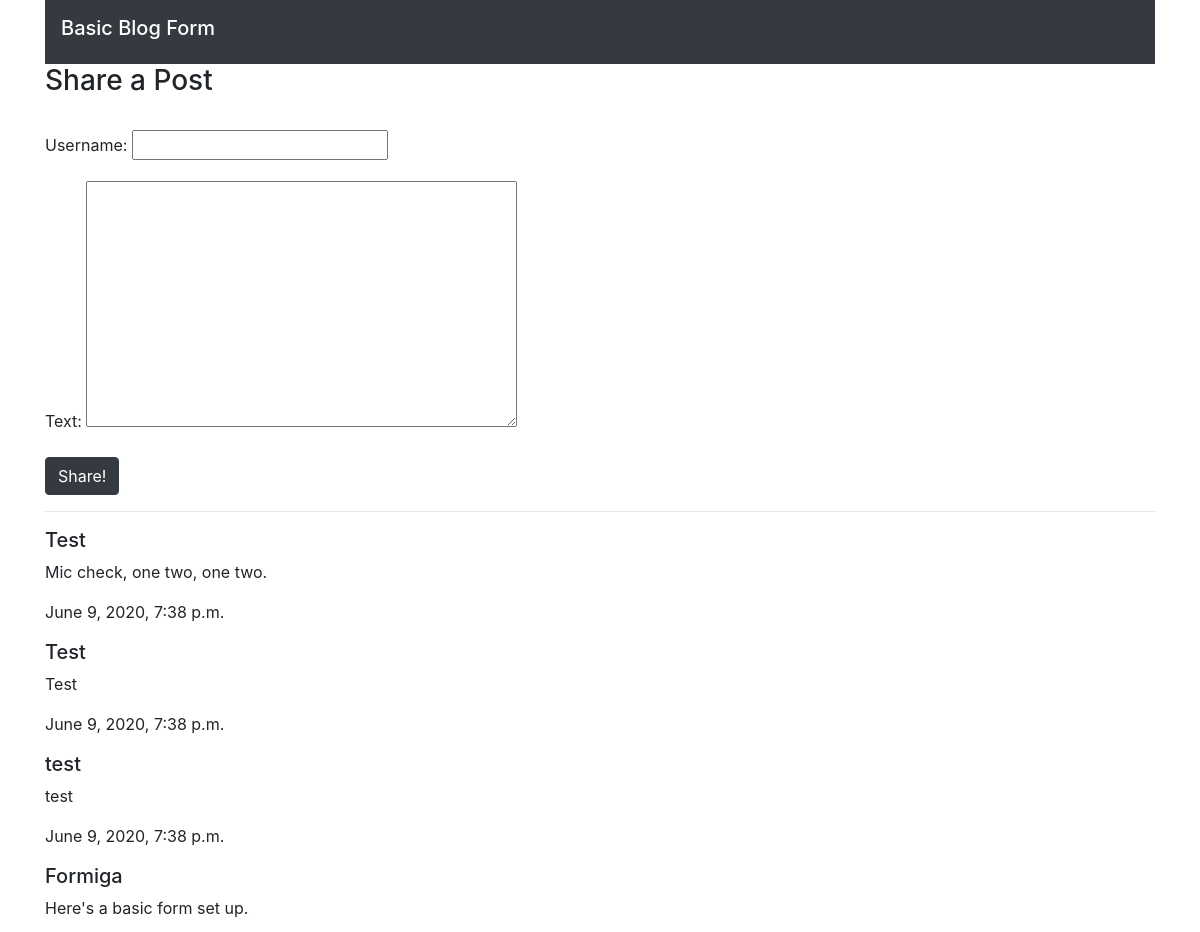
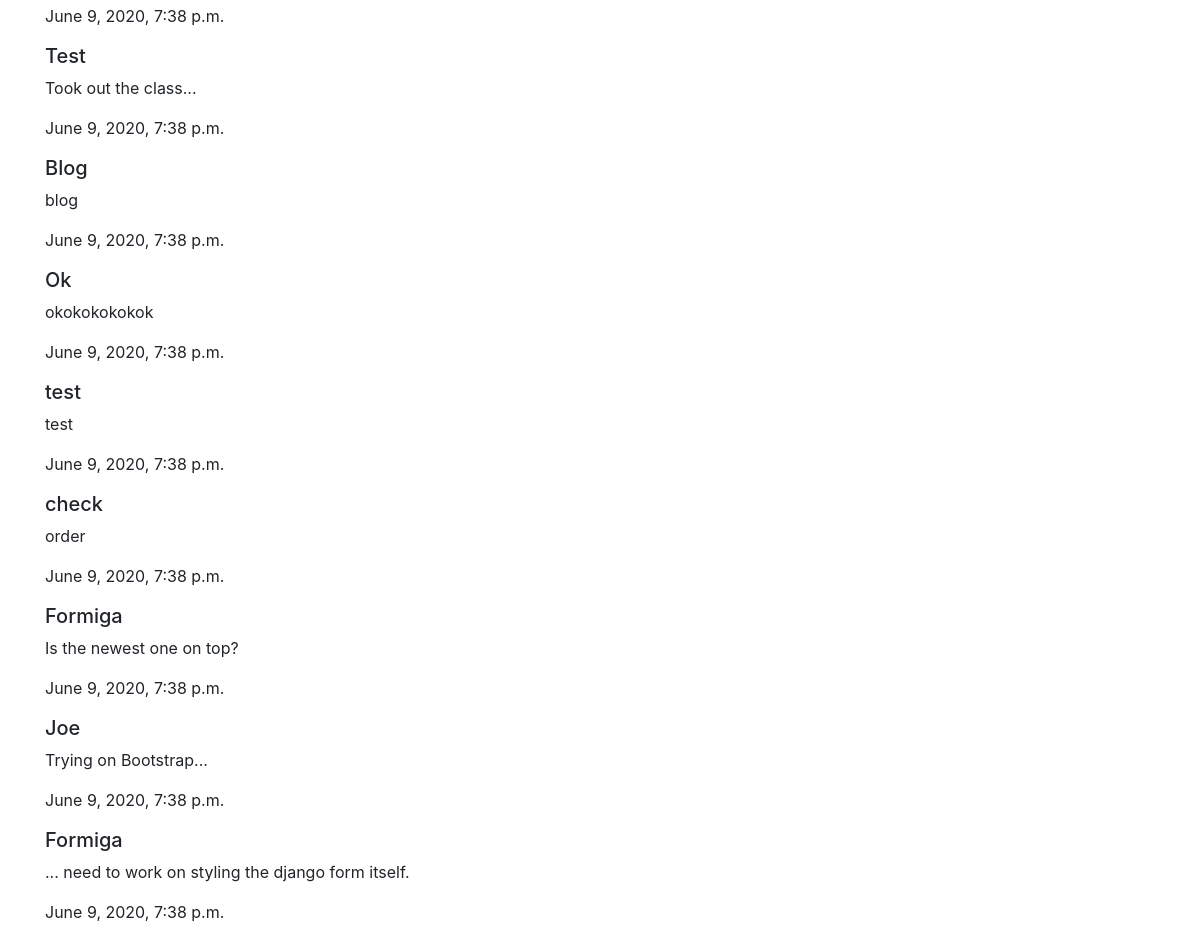
The app's page /, older data (2 pictures, top to bottom).
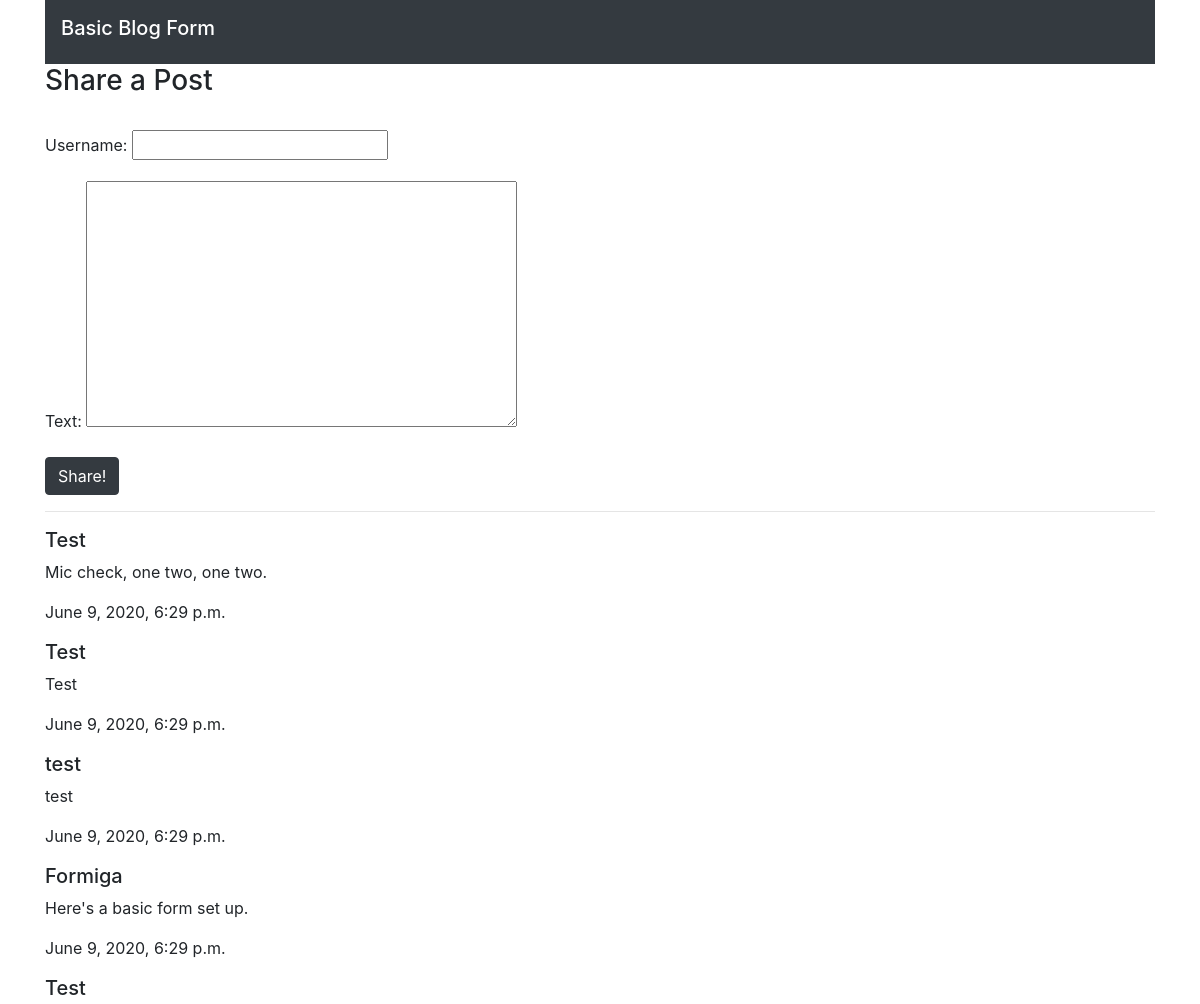
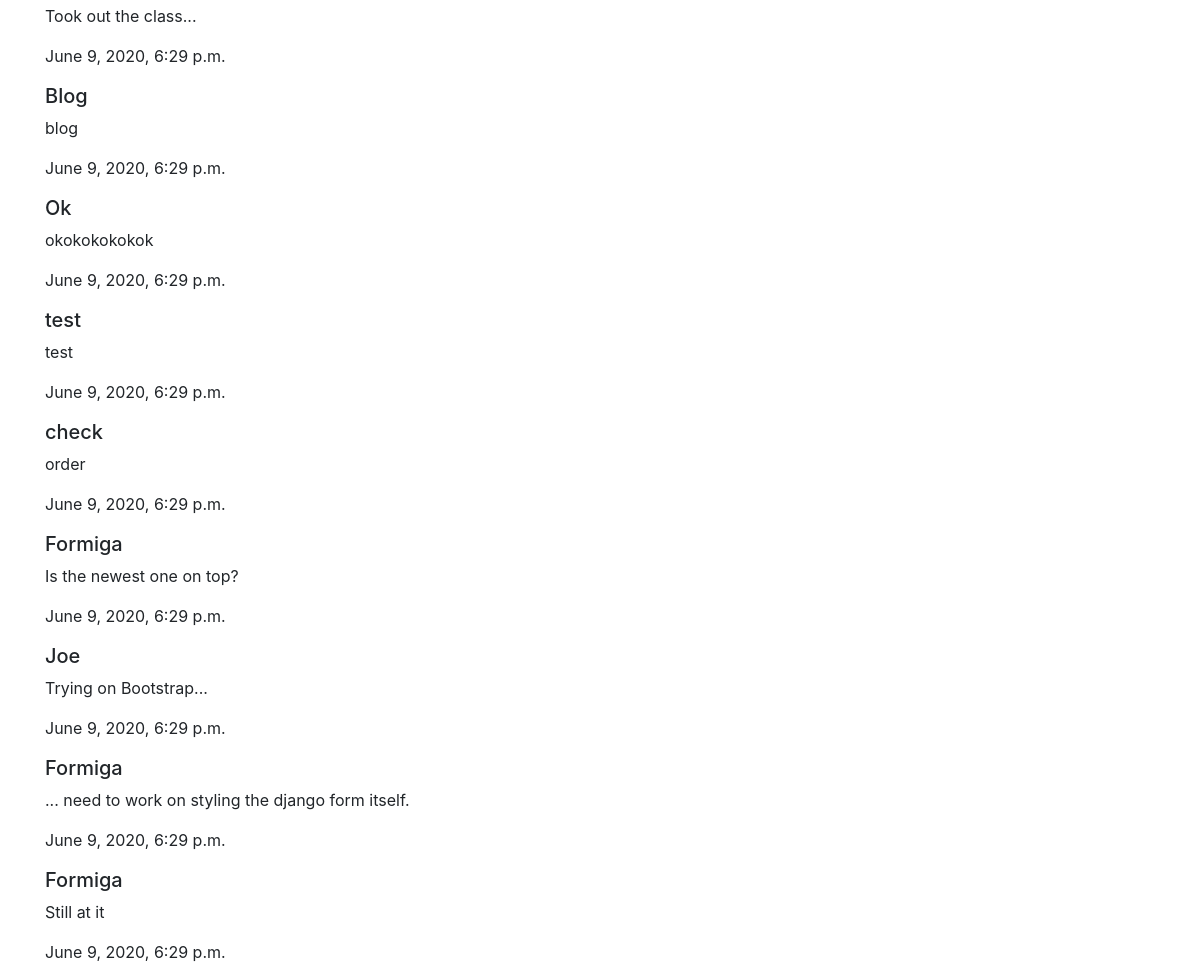
The same page, newer data (2 pictures, top to bottom).
### blog/models.py (models this page shows)
class BlogPost(models.Model):
    username = models.CharField(max_length=127)
    text = models.TextField()
    created = models.DateTimeField(auto_now_add=True)

### blog/views.py (the view)
# urls.py: path('', views.homepage_form, name='homepage'),
def homepage_form(request):
    print("---Viewed Homepage---")
    posts = BlogPost.objects.order_by('-created')
    if request.method == 'POST':
        form = PostBlog(request.POST)
        if form.is_valid():
            username = form.cleaned_data['username']
            text = form.cleaned_data['text']
            BlogPost.objects.create(
                username=username,
                text=text,
            )
            return redirect('/')
    else:
        form = PostBlog()
    context = {
        'posts': posts,
        'form': form,
    }
    return render(request, 'homepage_form.html', context)

### blog/views.py
class PostBlog(forms.Form):
    print("---Used PostBlog---")
    username = forms.CharField(max_length=100)
    text = forms.CharField(widget=forms.Textarea)

### blog/templates/homepage_form.html (shortened to what this page needs)
<!DOCTYPE html>
<html lang="en">
    <head>
        <link
            rel="stylesheet"
            href="https://stackpath.bootstrapcdn.com/bootstrap/4.3.1/css/bootstrap.min.css"
        >
    </head>
    <main role="main" class="container">
        <nav class="navbar navbar-expand-md navbar-dark bg-dark sticky-top">
            <h1 class="navbar-brand">Basic Blog Form</h1>
        </nav>
        <h3>Share a Post</h3>
        <br>
        <div class="form-group">
            <form class="AddPost" method="POST">
                {{ form.as_p }}
                <div class="form-group">
                    <button
                        type="submit" id="submit" class="btn btn-dark" value="submit">
                            Share!
                    </button>
                </div>
            </form>
        </div>
        <hr />
        <div>
            {% for post in posts %}
                <h5>{{ post.username }}</h5>
                <p>{{ post.text }}</p>
                <p>{{ post.created }}</p>
            {% endfor %}
        </div>
    </main>
</html>

Row changes from the older to the newer data that the page shows:
changed BlogPost "Mic check, one two, one two.": created "June 9, 2020, 7:38 p.m." → "June 9, 2020, 6:29 p.m."
changed BlogPost (number 2 of 13 on the later page): created "June 9, 2020, 7:38 p.m." → "June 9, 2020, 6:29 p.m."
changed BlogPost (number 3 of 13 on the later page): created "June 9, 2020, 7:38 p.m." → "June 9, 2020, 6:29 p.m."
changed BlogPost "Here's a basic form set up.": created "June 9, 2020, 7:38 p.m." → "June 9, 2020, 6:29 p.m."
changed BlogPost "Took out the class...": created "June 9, 2020, 7:38 p.m." → "June 9, 2020, 6:29 p.m."
changed BlogPost "Blog": created "June 9, 2020, 7:38 p.m." → "June 9, 2020, 6:29 p.m."
changed BlogPost "Ok": created "June 9, 2020, 7:38 p.m." → "June 9, 2020, 6:29 p.m."
changed BlogPost (number 8 of 13 on the later page): created "June 9, 2020, 7:38 p.m." → "June 9, 2020, 6:29 p.m."
changed BlogPost "check": created "June 9, 2020, 7:38 p.m." → "June 9, 2020, 6:29 p.m."
changed BlogPost "Is the newest one on top?": created "June 9, 2020, 7:38 p.m." → "June 9, 2020, 6:29 p.m."
changed BlogPost "Joe": created "June 9, 2020, 7:38 p.m." → "June 9, 2020, 6:29 p.m."
changed BlogPost "... need to work on styling the django form itself.": created "June 9, 2020, 7:38 p.m." → "June 9, 2020, 6:29 p.m."
added BlogPost: username "Formiga", text "Still at it", created "June 9, 2020, 6:29 p.m."
